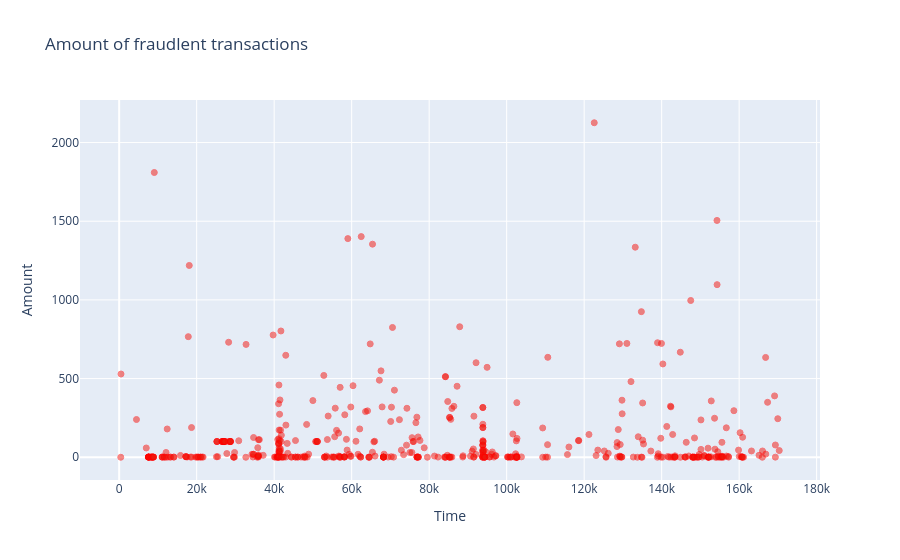

The notebook cell this image was saved under:
### Markdown cell above
<h2>Plotting graph for Fraud transactions per second </h2>

### Code cell
fraud = data_df.loc[data_df['Class'] == 1]

trace = go.Scatter(
    x = fraud['Time'],y = fraud['Amount'],
    name="Amount",
     marker=dict(
                color='rgb(238,23,11)',
                line=dict(
                    color='red',
                    width=1),
                opacity=0.5,
            ),
    text= fraud['Amount'],
    mode = "markers"
)

data= [trace]

layout=dict(title="Amount of fraudlent transactions",
           xaxis=dict(title='Time', showticklabels=True),
            yaxis=dict(title="Amount"),
            hovermode='closest'
           )

fig = dict(data=data, layout=layout)
iplot(fig,filename='fraud-amount')

### Figure 1 — Plotly figure (JSON) as saved in the notebook; plotly's stock layout.template omitted (floating-point values rounded to 4 significant figures; data arrays with more than 128 entries replaced by an {"elided": "..."} marker saying what was removed)
{"data": [{"marker": {"color": "rgb(238,23,11)", "line": {"color": "red", "width": 1}, "opacity": 0.5}, "mode": "markers", "name": "Amount", "text": {"elided": "492 float values"}, "x": {"elided": "492 int values"}, "y": {"elided": "492 float values"}, "type": "scatter"}], "layout": {"hovermode": "closest", "title": {"text": "Amount of fraudlent transactions"}, "xaxis": {"showticklabels": true, "title": {"text": "Time"}}, "yaxis": {"title": {"text": "Amount"}}}}
